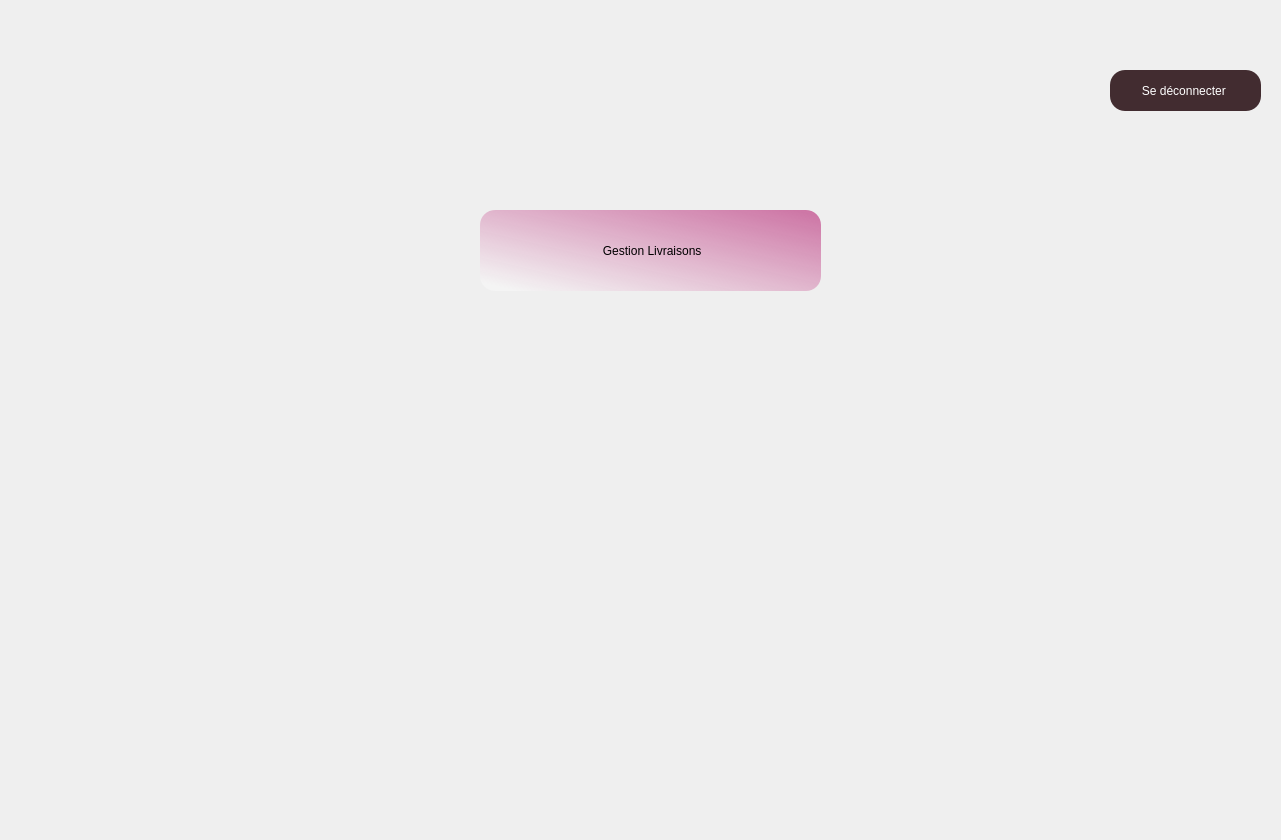
    <widget class="QWidget" name="Page_acceuil_5">
     <widget class="QLabel" name="label_47">
      <property name="geometry">
       <rect>
        <x>0</x>
        <y>0</y>
        <width>1272</width>
        <height>831</height>
       </rect>
      </property>
      <property name="minimumSize">
       <size>
        <width>1272</width>
        <height>831</height>
       </size>
      </property>
      <property name="text">
       <string/>
      </property>
      <property name="pixmap">
       <pixmap>../other(img)/Brown &amp; Deep Green Illustration International Day Of Charity (1).png</pixmap>
      </property>
     </widget>
     <widget class="QPushButton" name="pushButton_18">
      <property name="geometry">
       <rect>
        <x>480</x>
        <y>210</y>
        <width>341</width>
        <height>81</height>
       </rect>
      </property>
      <property name="styleSheet">
       <string notr="true"> *{ background:qlineargradient(spread:pad, x1:0.058, y1:0.948864, x2:1, y2:0, stop:0 rgba(255, 255, 255, 74), stop:1 rgba(204, 114, 163, 255));
	font: 75 italic 12pt &quot;Times New Roman&quot;;border-radius:15px;
}
</string>
      </property>
      <property name="text">
       <string> Gestion Livraisons</string>
      </property>
     </widget>
     <widget class="QPushButton" name="pushButton_24">
      <property name="geometry">
       <rect>
        <x>1110</x>
        <y>70</y>
        <width>151</width>
        <height>41</height>
       </rect>
      </property>
      <property name="styleSheet">
       <string notr="true">#pushButton_24
{
font: 12pt &quot;Times New Roman&quot;;
background:#422c30;
color:white;
border-radius:15px;
}
#pushButton_24::hover
{
font: 12pt &quot;Times New Roman&quot;;
background:brown;
color:white;
border-radius:15px;
}</string>
      </property>
      <property name="text">
       <string>Se déconnecter </string>
      </property>
     </widget>
    </widget>
